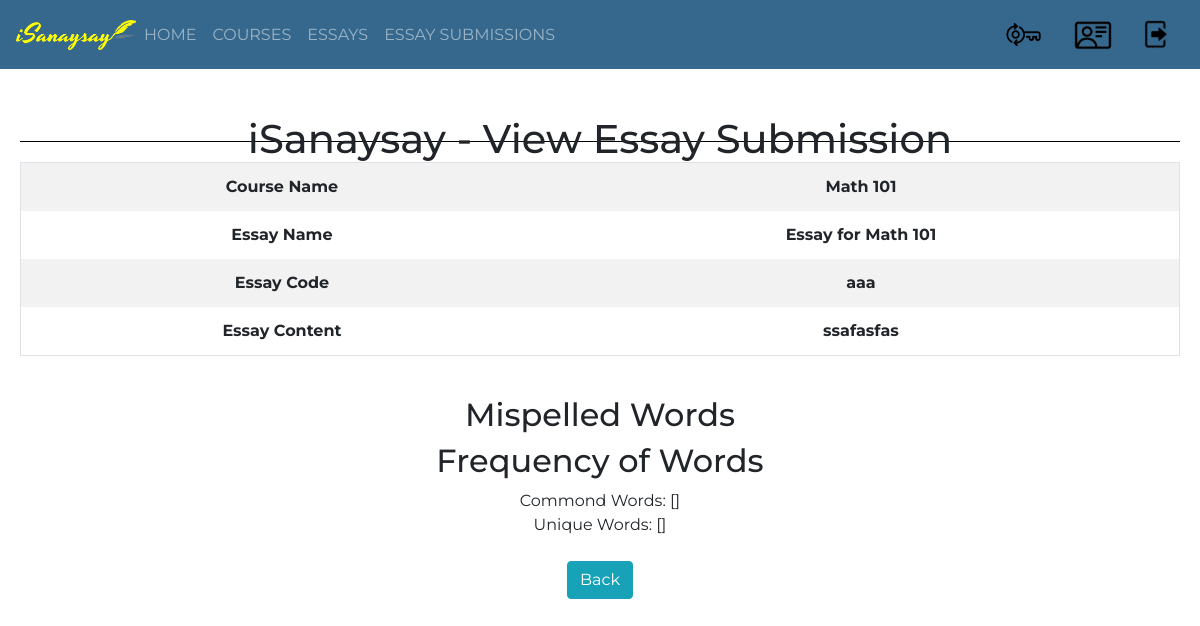
Screenshot of /isanaysay/view_essay_submission/4 (signed in) with the database file from the repository.
### users/models.py (models this page shows, shortened)
class EssaySubmission(models.Model):
    pass
    isChecked_Choices = (
        ('Y', 'Yes'),
        ('N', 'No'),
    )
    essay = models.ForeignKey(Essay, verbose_name="Essay", on_delete = models.CASCADE)
    student = models.ForeignKey(CustomUser, verbose_name="Student", on_delete = models.CASCADE)
    content = models.CharField(verbose_name="Essay Content", max_length=3000)
    isChecked = models.CharField(max_length=1,choices=isChecked_Choices, default='N', verbose_name="Checked or Not Checked")
    submitted_date = models.DateTimeField(verbose_name="Essay Submission Date", auto_now_add=True)
    checked_date = models.DateTimeField(verbose_name="Essay Checked Date", auto_now_add=True)
    grammar_score = models.FloatField(verbose_name="Grammar Score", default=0)
    spelling_score = models.FloatField(verbose_name="Spelling Score", default=0)
    content_score = models.FloatField(verbose_name="Content Score", default=0)

class Essay(models.Model):
    course = models.ForeignKey(Course, verbose_name="Course", on_delete = models.CASCADE)
    name = models.CharField(verbose_name="Essay Name", max_length=300)
    essay_description = models.CharField(verbose_name="Essay Description", max_length=1500)
    essay_code = models.CharField(verbose_name="Essay Code", max_length=100)
    maximum_length = models.IntegerField(verbose_name="Maximum Length")
    start_date_time = models.DateTimeField(verbose_name="Essay Start Date and Time")
    end_date_time = models.DateTimeField(verbose_name="Essay End Date and Time")
    criteria_no_1 = models.FloatField(verbose_name="Grammar",default=0)
    criteria_no_2 = models.FloatField(verbose_name="Spelling",default=0)
    criteria_no_3 = models.FloatField(verbose_name="Content",default=0)
    words = models.CharField(verbose_name="Words",max_length=10000,default="")
    def __str__(self):
        return "%s" % self.name

class Course(models.Model):
    pass
    semester_Choices = (
        ('A', 'First Semester'),
        ('B', 'Second Semester'),
        ('C', 'Summer'),
    )
    shoolYear_Choices = (
        ('1', '2019-2020'),
        ('2', '2020-2021'),
        ('3', '2021-2022'),
    )
    name = models.CharField(verbose_name="Course Name", max_length=128)
    course_code = models.CharField(verbose_name="Course Code", max_length=128)
    course_description = models.CharField(verbose_name="Course Description", max_length=500)
    course_detail = models.CharField(verbose_name="Course Detail", max_length=100)
    course_unit = models.IntegerField(verbose_name="Course Units", default=3)
    course_semester = models.CharField(max_length=1,choices=semester_Choices, default='A', verbose_name="Semester")
    course_school_year = models.CharField(max_length=1,choices=shoolYear_Choices, default='20', verbose_name="School Year")
    start_date = models.DateField(verbose_name="Course Start Date")
    end_date = models.DateField(verbose_name="Course End Date")
    students = models.ManyToManyField(CustomUser, related_name='students_enrolled')
    teacher = models.ForeignKey(CustomUser, verbose_name="Teacher", on_delete = models.CASCADE)
    def __str__(self):
        return "%s" % self.course_code

### users/views.py (the view)
# urls.py: url(r'^view_essay_submission/(?P<essay_submission_id>\d+)$', view_essay_submission, name='view-essay-submission'),
def view_essay_submission(request,essay_submission_id):
    if request.user.is_authenticated:
        template = "view_essay_submission.html"
        essay_submission = EssaySubmission.objects.get(id=int(essay_submission_id))
        spell = SpellChecker()
        misspelled = spell.unknown(essay_submission.content.split())
        mispelled_list = []
        for word in misspelled:
            current_list = [word,spell.correction(word),spell.candidates(word)]
            mispelled_list.append(current_list)
        complete_text = essay_submission.content
        complete_doc = nlp(complete_text)
        words = [token.text for token in complete_doc
                if not token.is_stop and not token.is_punct]
        word_freq = Counter(words)
        common_words = word_freq.most_common(5)
        unique_words = [word for (word, freq) in word_freq.items() if freq == 1]
        context = {
            'essay_submission': essay_submission,
            'mispelled_list': mispelled_list,
            'common_words': common_words,
            'unique_words' : unique_words,
        }
        return render(request, template, context)
    else:
        return HttpResponseRedirect(reverse_lazy('index'))

### templates/view_essay_submission.html (shortened to what this page needs)
{% extends 'base.html' %}
{% block content %}
<p id="demo"></p>
	<div id="parent"><div id="child"><br/><br/>
		<h1>iSanaysay - View Essay Submission</h1>
			<table class="table table-bordered table-striped">
				<tbody>
					<tr>
						<th>Course Name</th>
						<th>{{ essay_submission.essay.course }}</th>
					</tr>
					<tr>
						<th>Essay Name</th>
						<th>{{ essay_submission.essay }}</th>
					</tr>
					<tr>
						<th>Essay Code</th>
						<th>{{ essay_submission.essay.essay_code }}</th>
					</tr>
					<tr>
						<th>Essay Content</th>
						<th>{{ essay_submission.content }}</th>
					</tr>
				</tbody>
			</table><br/>
			<h2> Mispelled Words</h2>
			<h2> Frequency of Words</h2>
			Commond Words: {{ common_words }}<br/>
			Unique Words: {{ unique_words }}<br/><br/>
		<a href="{% url 'view-essay-submissions' %}" class="btn btn-info">Back</a>
	</div></div>
{% endblock %}

### templates/base.html (style rules this page uses)
h1 { width: 100%; text-align: center; border-bottom: 1px solid #000; line-height: 0.1em; margin: 10px 0 20px; }
body { font-family: 'Montserrat'; }
.table-bordered td, .table-bordered th { border:0; }
#parent { display: table; width: 100%; }
#child { display: table-cell; text-align: center; vertical-align: middle; padding-left:20px; padding-right:20px; }

### rows the page displays
EssaySubmission: essay.course "Math 101", essay "Essay for Math 101", essay.essay_code "aaa", content "ssafasfas"

### other values shown
{{ common_words }} "[]"
{{ unique_words }} "[]"
